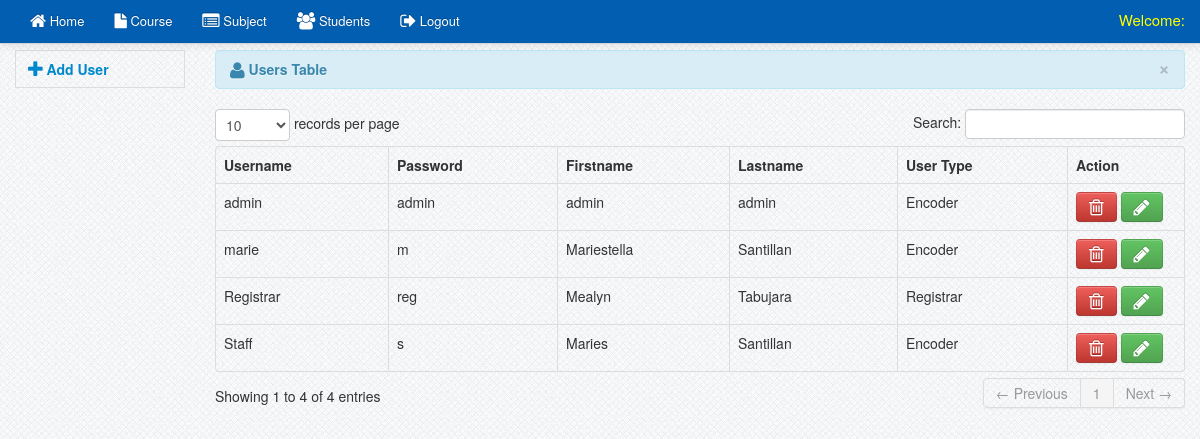
The app's page /registrar/users.php (signed in) with its own data.
### tables this page shows
CREATE TABLE IF NOT EXISTS `users` (
  `user_id` int(11) NOT NULL AUTO_INCREMENT,
  `username` varchar(100) NOT NULL,
  `password` varchar(100) NOT NULL,
  `firstname` varchar(100) NOT NULL,
  `lastname` varchar(100) NOT NULL,
  `user_type` varchar(100) NOT NULL,
  PRIMARY KEY (`user_id`)
);

### registrar/users.php (the view, shortened to what this page needs)
<?php include('header.php'); ?>
<?php include('navbar_user.php'); ?>
    <div class="container">
		<div class="margin-top">
			<div class="row">
			<div class="span2">
										<ul class="nav nav-tabs nav-stacked">
											<li>
											<a href="#add_user" data-toggle="modal" ><i class="icon-plus icon-large"></i>&nbsp;<strong>Add User</strong></a>
											</li>
										</ul>
			</div>
			<div class="span10">
                            <table cellpadding="0" cellspacing="0" border="0" class="table  table-bordered" id="example">
                                <div class="alert alert-info">
                                    <button type="button" class="close" data-dismiss="alert">&times;</button>
                                    <strong><i class="icon-user icon-large"></i>&nbsp;Users Table</strong>
                                </div>
                                <thead>
                                    <tr>
                                        <th>Username</th>
                                        <th>Password</th>
                                        <th>Firstname</th>
                                        <th>Lastname</th>
                                        <th>User Type</th>
                                        <th>Action</th>
                                    </tr>
                                </thead>
                                <tbody>
                                  <?php $user_query=mysql_query("select * from users")or die(mysql_error());
									while($row=mysql_fetch_array($user_query)){
									$id=$row['user_id']; ?>
									 <tr class="del<?php echo $id ?>">
                                    <td><?php echo $row['username']; ?></td>
                                    <td><?php echo $row['password']; ?></td>
                                    <td><?php echo $row['firstname']; ?></td>
                                    <td><?php echo $row['lastname']; ?></td>
                                    <td><?php echo $row['user_type']; ?></td>
                                    <td width="100">
                                        <a rel="tooltip"  title="Delete" id="<?php echo $id; ?>"  href="#delete_user<?php echo $id; ?>" data-toggle="modal"  class="btn btn-danger"><i class="icon-trash icon-large"></i></a>
										<a rel="tooltip"  title="Edit" id="e<?php echo $id; ?>" href="#edit<?php echo $id; ?>" data-toggle="modal" class="btn btn-success"><i class="icon-pencil icon-large"></i></a>
									</td>
                                    </tr>
									<?php } ?>
                                </tbody>
                            </table>
			</div>
			</div>
		</div>
    </div>
<?php include('footer.php') ?>

### registrar/header.php (shortened to what this page needs)
<!DOCTYPE html>
<html>
<head>
			<link href="../css/bootstrap.css" rel="stylesheet" media="screen">
			<link href="../css/bootstrap-responsive.css" rel="stylesheet" media="screen">
			<link href="../css/docs.css" rel="stylesheet" media="screen">
			<link href="../css/diapo.css" rel="stylesheet" media="screen">
			<link href="../css/font-awesome.css" rel="stylesheet" media="screen">
			<link rel="stylesheet" type="text/css" href="../css/style.css" />
			<link rel="stylesheet" type="text/css" href="../css/DT_bootstrap.css" />
			<link rel="stylesheet" type="text/css" media="print" href="../css/print.css" />
</head>
<body>

### registrar/navbar_user.php (shortened to what this page needs)
<?php
$user_query  = mysql_query("select * from users where user_id = '$session_id'")or die(mysql_error());
$user_row =mysql_fetch_array($user_query);
?>
  <div class="navbar navbar-fixed-top navbar-inverse">
            <div class="navbar-inner">
                <div class="container">
                    <div class="nav-collapse collapse">
					<ul class="nav">
					<li><a href="dasboard.php"><i class="icon-home icon-large"></i>&nbsp;Home</a></li>
					<li><a href="course.php"><i class="icon-file icon-large"></i>&nbsp;Course</a></li>
					<li><a href="subject.php"><i class="icon-list-alt icon-large"></i>&nbsp;Subject</a></li>
					<li><a href="students.php"><i class="icon-group icon-large"></i>&nbsp;Students</a></li>
					<li><a href="logout.php"><i class="icon-signout icon-large"></i>&nbsp;Logout</a></li>
					</ul>
					 <div class="pull-right">
					<div class="admin">Welcome: <?php echo $user_row['user_type']; ?></div>
                     </div>
                    </div>
                </div>
            </div>
        </div>

### css/docs.css (style rules this page uses)
.admin { color: yellow; font-size: 15px; margin-top: 10px; }
.margin-top { margin-top:50px; }
body { background: url(../img/grid_noise.png); position: relative; }
body > .navbar { font-size: 13px; }

### css/print.css (style rules this page uses)
.navbar { display:none; }
table { font-family:arial !important; }
#example th { border-right:1px solid; font-family:arial !important; }
#example th:first-child { border-left:1px solid; font-family:arial !important; }
#example td { border-right:1px solid; text-align:center; }
#example td:first-child { border-left:1px solid; text-align:center; }

### records on screen
users: username "Staff", password "s", firstname "Maries", lastname "Santillan", user_type "Encoder"
users: username "Registrar", password "reg", firstname "Mealyn", lastname "Tabujara", user_type "Registrar"
users: username "marie", password "m", firstname "Mariestella", lastname "Santillan", user_type "Encoder"
users: username "admin", password "admin", firstname "admin", lastname "admin", user_type "Encoder"
